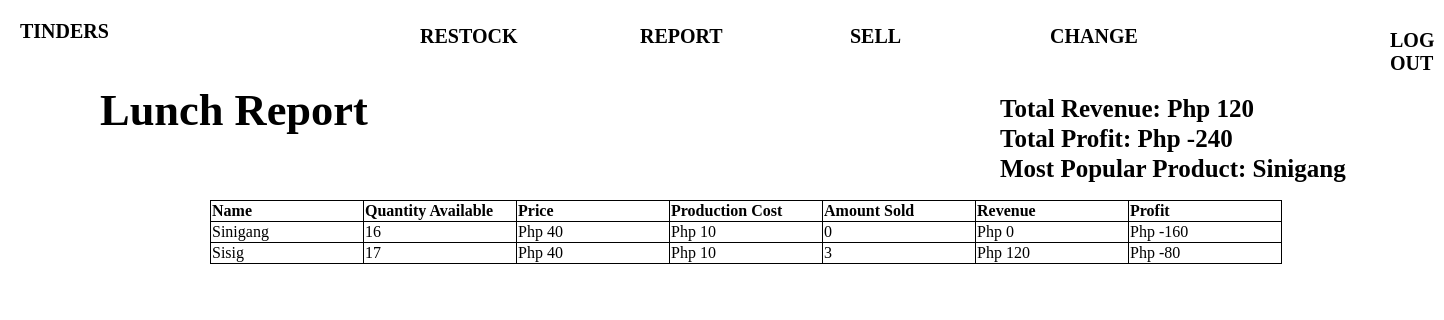
The app's page /Menu_Lunch.php with its own data.
### tables this page shows
CREATE TABLE `products_lunch` (
  `id` int(11) NOT NULL,
  `name_product` text NOT NULL,
  `amount_product` int(11) NOT NULL,
  `price_product` int(11) NOT NULL,
  `production_cost` int(11) NOT NULL,
  `sold_product` int(11) NOT NULL,
  `revenue` int(11) NOT NULL
);

### Menu_Lunch.php (the view, shortened to what this page needs)
<?php
	$host = "localhost";
	$user = "root";
	$pass = "";
	$db = "tinders";
	$conn = new mysqli($host,$user,$pass,$db);
	$nameCollumn = "name_product";
	$stockCollumn = "amount_product";
	$priceCollumn = "price_product";
	$soldCollumn = "sold_product";
	$revenueCollumn = "revenue";
	$productionCollumn = "production_cost";
	$getProdsQuery = "SELECT * FROM products_lunch";
	$getProds = $conn->query($getProdsQuery);
		?>
<!DOCTYPE html>
<html>
<head>
<body>
	<a href = "Home.php" id = "TindersTitle">TINDERS</a>
	<a href = "Restock_Categories.php" id = "RRestock"> RESTOCK </a>
	<a href = "Menu_Categories.php" id = "RMenu"> REPORT </a>
	<a href = "Sell_Categories.php" id = "RSell"> SELL </a>
	<a href = "ChangeStock_Categories.php" id = "RChange">CHANGE</a>
	<a href = "logout.php" id = "RLogout"> LOG OUT</a>
	<p id = "LunchMenuLabel"> Lunch Report</p>
	<table id = "LunchTable">
		<tr>
			<th>Name </th>
			<th>Quantity Available</th>
			<th>Price</th>
			<th>Production Cost</th>
			<th>Amount Sold</th>
			<th>Revenue</th>
			<th>Profit</th>
		</tr>
			<?php
			if ($getProds) {
				while ($row=mysqli_fetch_array($getProds)) {
					$prodName=$row["$nameCollumn"];
					$prodStock = $row["$stockCollumn"];
					$prodPrice = $row["$priceCollumn"];
					$prodCost = $row["$productionCollumn"];
					$prodSold = $row["$soldCollumn"];
					$prodRev = $row["$revenueCollumn"];
					$prodProf = $prodRev - (($prodStock + $prodSold) * $prodCost);
					echo "<tr>
					<td>$prodName</td>
					<td>$prodStock</td>
					<td>Php $prodPrice</td>
					<td>Php $prodCost</td>
					<td>$prodSold</td>
					<td>Php $prodRev</td>
					<td>Php $prodProf</td>
					</tr>";
				}
			}
		?>
	</table>
	<?php
	$totalRevQuery = "SELECT SUM(revenue) AS value_rev FROM products_lunch";
	$totalRevQueryResult = mysqli_query($conn, $totalRevQuery);
	$revValues = mysqli_fetch_assoc($totalRevQueryResult);
	$legitRev = $revValues['value_rev'];
	$totalProdCostQuery = "SELECT SUM((sold_product + amount_product) * production_cost) AS prod_cost FROM products_lunch";
	$totalProdCostQueryResult = mysqli_query($conn, $totalProdCostQuery);
	$costValues = mysqli_fetch_assoc($totalProdCostQueryResult);
	$legitCost = $costValues['prod_cost'];
	$lunchProfit = $legitRev - $legitCost;
	echo "<p id = 'TotalRev'> Total Revenue: Php $legitRev</p>
		  <p id = 'TotalProf'> Total Profit: Php $lunchProfit </p>";
	$getMostPopQuery = "SELECT name_product, MAX(sold_product) FROM products_lunch GROUP BY name_product";
	$getMostPop = mysqli_query($conn, $getMostPopQuery);
	$getMP = mysqli_fetch_assoc($getMostPop);
	$legitMostPop = $getMP['name_product'];
	echo "<p id = 'MostPopularProd'> Most Popular Product: $legitMostPop </p>";
	?>
</body>
</html>

### Menu_Lunch.php (style rules this page uses)
a { color: black; }
#TindersTitle { position: absolute; font-size: 20px; font-family: raleway; font-weight: bold; left: 20px; top: 20px; text-decoration: none; }
#RRestock { font-size: 20px; position: absolute; top: 25px; left: 420px; text-decoration: none; font-family: raleway; font-weight: bold; }
a:link { color: black; }
#RMenu { font-size: 20px; position: absolute; top: 25px; left: 640px; text-decoration: none; font-family: raleway; font-weight: bold; }
#RSell { font-size: 20px; position: absolute; top: 25px; left: 850px; text-decoration: none; font-family: raleway; font-weight: bold; }
#RChange { font-size: 20px; position: absolute; top: 25px; left: 1050px; text-decoration: none; font-family: raleway; font-weight: bold; }
#RLogout { font-size: 20px; position: absolute; left: 1390px; top: 29px; text-decoration: none; font-family: raleway; font-weight: bold; }
#LunchTable { table-layout: fixed; position: absolute; font-family: raleway; top: 200px; left: 210px; border-collapse: collapse; }
#LunchMenuLabel { position: absolute; font-size: 44.43px; left: 100px; top: 40px; font-family: raleway; font-weight: bold; }
th, td { width: 150px; text-align: left; }
th { border-collapse: collapse; border-style: solid; border-color: black; border-width: 1px; }
td { border-bottom-style: solid; border-color: black; border-width: 1px; border-style: solid; }
#TotalProf { font-family: raleway; font-size: 25px; font-weight: bold; position: absolute; left: 1000px; top: 100px; }
#TotalRev { font-family: raleway; font-size: 25px; font-weight: bold; position: absolute; left: 1000px; top: 70px; }
#MostPopularProd { font-family:raleway; font-size: 25px; font-weight: bold; position: absolute; left: 1000px; top: 130px; }

### records on screen
products_lunch: name_product "Sinigang", amount_product "16", price_product "40", production_cost "10", sold_product "0", revenue "0", prodProf "-160"
products_lunch: name_product "Sisig", amount_product "17", price_product "40", production_cost "10", sold_product "3", revenue "120", prodProf "-80"

### other values on screen
$legitRev "120"
$lunchProfit "-240"
$legitMostPop "Sinigang"
